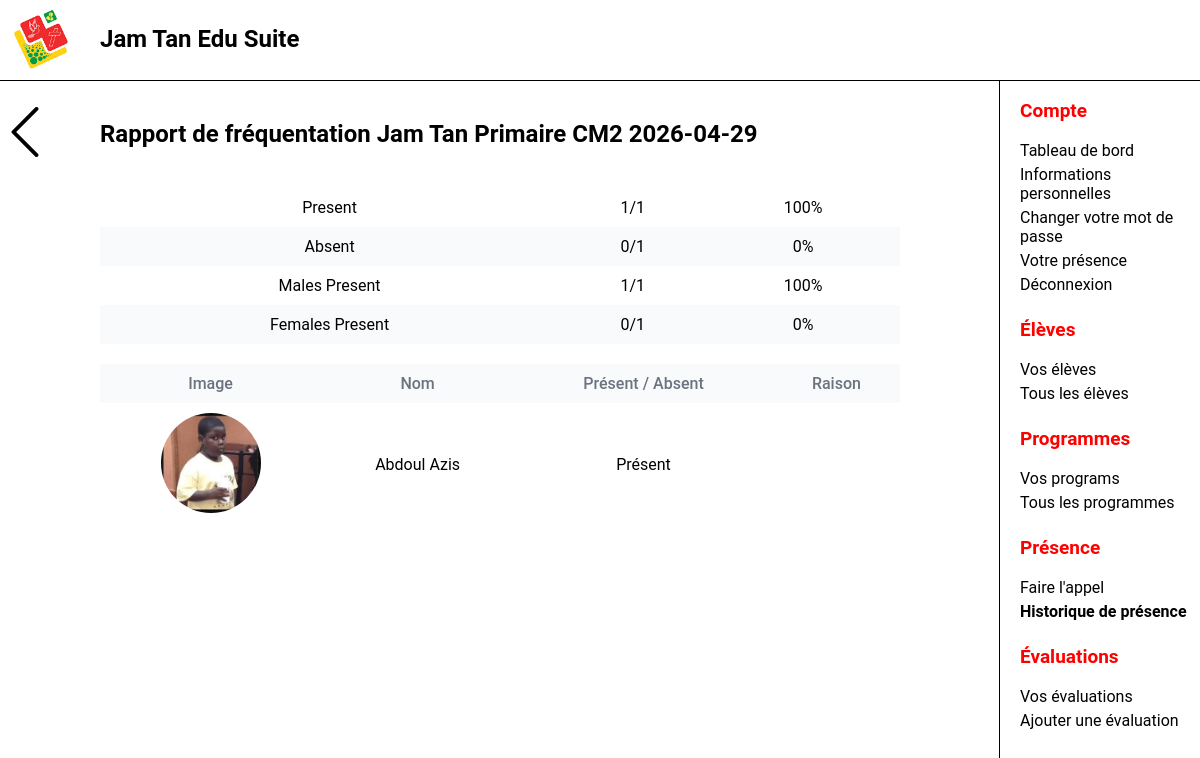
Page /views/TextReport.php?attendance_id=1 (signed in) on the committed database.
### tables this page shows
CREATE TABLE StudentAttendance (
AttendanceID INTEGER NOT NULL PRIMARY KEY AUTO_INCREMENT,
AttendanceDate DATE NOT NULL DEFAULT CURRENT_DATE,
Attendance ENUM("Absent", "Present") NOT NULL,
Reason VARCHAR(255),
EnrollmentID INTEGER NOT NULL,
FOREIGN KEY(EnrollmentID) REFERENCES Enrollment(EnrollmentID)
);

CREATE TABLE ProgramCategory (
CategoryID INTEGER NOT NULL PRIMARY KEY AUTO_INCREMENT,
CategoryName VARCHAR(100) NOT NULL 
);

CREATE TABLE Program (
ProgramID INTEGER NOT NULL PRIMARY KEY AUTO_INCREMENT,
ProgramName VARCHAR(100) NOT NULL,
MinAge INTEGER UNSIGNED,
MaxAge INTEGER UNSIGNED,
CategoryID INTEGER,
FOREIGN KEY (CategoryID) REFERENCES ProgramCategory(CategoryID)
);

CREATE TABLE Student (
StudentID INTEGER NOT NULL PRIMARY KEY AUTO_INCREMENT,
StudentFirstName VARCHAR(60) NOT NULL,
StudentLastName VARCHAR(60) NOT NULL,
StudentBirthDate DATE NOT NULL,
StudentTown VARCHAR(60) NOT NULL,
StudentGender ENUM("Male", "Female"),
StudentSchool_Year TINYINT UNSIGNED NOT NULL DEFAULT 0,
StudentPicture VARCHAR(255) NOT NULL DEFAULT 'default',
Contact1 VARCHAR(8) NOT NULL,
Contact2 VARCHAR(8),
FatherFirst_Name VARCHAR(60) NOT NULL,
FatherLast_Name VARCHAR(60) NOT NULL,
MotherFirst_Name VARCHAR(60) NOT NULL,
MotherLast_Name VARCHAR(60) NOT NULL
);

### locales/Translate.php (called while the page is built, shortened)
<?php
class Translate{
    private $Language;
    public function __construct(Language $Language)
    {
        $this->Language = $Language;
    }
    public function Translate(?string $word = null)
    {
        $word = $word ?? '';
        if ($word == ''){
            return $word;
        }
        else {
            return $this->Language->GetEquivalent($word);
        }
    }
}
?>

### locales/French.php (called while the page is built)
<?php
class French implements Language {
    public function GetEquivalent($word): string {
        $dictionary = [
            "January" => "Janvier",
            "February" => "Février",
            "March" => "Mars",
            "April" => "Avril",
            "May" => "Mai",
            "June" => "Juin",
            "July" => "Juillet",
            "August" => "Août",
            "September" => "Septembre",
            "October" => "Octobre",
            "November" => "Novembre",
            "December"=> "Décembre",
            "Mr" => "M",
            "Mrs" => "Mme",
            "Ms" => "Mlle",
            "Pass" => "Réussite",
            "Fail" => "Échec",
            "Present" => "Présent",
            "Absent" => "Absent",
            "Exam" => "Examen",
            "Assignment" => "Devoir"
        ];
        return $dictionary[$word] ?? $word;
    }
}
?>

### views/TextReport.php (the view, shortened to what this page needs)
<?php
require("../controllers/db.php");
require_once("../locales/French.php");
require_once("../locales/Translate.php");
$French = new Translate (new French);
$AttendanceID = $_GET['attendance_id'] ?? null;
$GetAttendance = $conn->prepare("SELECT StudentAttendance.AttendanceDate,
Program.ProgramName, ProgramCategory.CategoryName
FROM StudentAttendance
INNER JOIN Enrollment
ON StudentAttendance.EnrollmentID = Enrollment.EnrollmentID
INNER JOIN Program
ON Enrollment.ProgramID = Program.ProgramID
INNER JOIN ProgramCategory
ON Program.CategoryID = ProgramCategory.CategoryID
WHERE StudentAttendance.AttendanceID = ?");
$GetAttendance->execute([$AttendanceID]);
$AttendanceInfo = $GetAttendance->fetch(PDO::FETCH_ASSOC);
$GetAttendances = "SELECT StudentAttendance.Attendance,
Student.StudentFirstName, Student.StudentLastName,
Student.StudentPicture, Student.StudentGender,
StudentAttendance.Reason
FROM Student INNER JOIN Enrollment
ON Student.StudentID = Enrollment.StudentID
INNER JOIN StudentAttendance
ON Enrollment.EnrollmentID = StudentAttendance.EnrollmentID
WHERE StudentAttendance.AttendanceID = ?";
$stmt = $conn->prepare($GetAttendances);
$stmt->execute([$AttendanceID]);
$Attendances = $stmt->fetchAll(PDO::FETCH_ASSOC);
$Statistics =
["Present" => ["Name" => "Present", "Score" => 0, "Percentage" => 0],
"Absent" => ["Name" => "Absent", "Score" => 0, "Percentage" => 0],
"Males Present" => ["Name" => "Males Present", "Score" => 0, "Percentage" => 0],
"Females Present" => ["Name" => "Females Present", "Score" => 0, "Percentage" => 0],
"Total Males" => ["Name" => "Total Males", "Score" => 0, "Percentage" => 0],
"Total Females" => ["Name" => "Total Females", "Score" => 0, "Percentage" => 0],
"Total" => ["Name" => "Total", "Score" => 0, "Percentage" => 0]];
foreach ($Attendances as $Attendance){
    if($Attendance["StudentGender"] == "Male"){
        $Statistics["Total Males"]["Score"] ++;
    }
    if ($Attendance["StudentGender"] == "Male" && $Attendance["Attendance"] == "Present") {
        $Statistics["Males Present"]["Score"] ++;
        $Statistics["Present"]["Score"] ++;
    }
}
$Statistics["Present"]["Percentage"] = ($Statistics["Present"]["Score"]/($Statistics["Total Males"]["Score"] + $Statistics["Total Females"]["Score"]))*100;
$Statistics["Absent"]["Percentage"] = (100 - $Statistics["Present"]["Percentage"]);
$Statistics["Total"]["Score"] = ($Statistics["Total Males"]["Score"] + $Statistics["Total Females"]["Score"]);
if($Statistics["Total Males"]["Score"] != 0){
    $Statistics["Males Present"]["Percentage"] = ($Statistics["Males Present"]["Score"]/$Statistics["Total Males"]["Score"])*100;
}
?>
<!DOCTYPE html>
<html lang="en">
<head>
    <link rel="stylesheet" href="css/Table.css">
    <link rel="stylesheet" href="css/ProfilePictureSmall.css">
</head>
<body>
    <div id="main">
        <h2>
            <?= htmlspecialchars("Rapport de fréquentation " . $AttendanceInfo["CategoryName"] . " " . $AttendanceInfo["ProgramName"] . " " . $AttendanceInfo["AttendanceDate"])?>
        </h2>
        <div class="table-container">
        <table>
                <tr>
                    <td>
                        <?= htmlspecialchars($Statistics["Present"]["Name"])?>
                    </td>
                    <td>
                        <?= htmlspecialchars($Statistics["Present"]["Score"]) . "/" . $Statistics["Total"]["Score"]?>
                    </td>
                    <td>
                        <?= htmlspecialchars($Statistics["Present"]["Percentage"]) . "%"?>
                    </td>
                </tr>
                <tr>
                    <td>
                        <?= htmlspecialchars($Statistics["Absent"]["Name"])?>
                    </td>
                    <td>
                        <?= htmlspecialchars($Statistics["Absent"]["Score"]) . "/" . $Statistics["Total"]["Score"]?>
                    </td>
                    <td>
                        <?= htmlspecialchars($Statistics["Absent"]["Percentage"]) . "%"?>
                    </td>
                </tr>
                <tr>
                    <td>
                        <?= htmlspecialchars($Statistics["Males Present"]["Name"])?>
                    </td>
                    <td>
                        <?= htmlspecialchars($Statistics["Males Present"]["Score"]) . "/" . $Statistics["Total"]["Score"]?>
                    </td>
                    <td>
                        <?= htmlspecialchars($Statistics["Males Present"]["Percentage"]) . "%"?>
                    </td>
                </tr>
                <tr>
                    <td>
                        <?= htmlspecialchars($Statistics["Females Present"]["Name"])?>
                    </td>
                    <td>
                        <?= htmlspecialchars($Statistics["Females Present"]["Score"]) . "/" . $Statistics["Total"]["Score"]?>
                    </td>
                    <td>
                        <?= htmlspecialchars($Statistics["Females Present"]["Percentage"]) . "%"?>
                    </td>
                </tr>
        </table>
        </div>
        <div class="table-container">
        <table>
            <thead>
            <tr>
                <th>Image</th>
                <th>Nom</th>
                <th>Présent / Absent</th>
                <th>Raison</th>
            </tr>
            </thead>
            <?php foreach ($Attendances as $Attendance): ?>
            <tbody>
            <tr>
                <td>
                        <img
                            class="profile-picture"
                            src="../StudentImages/<?= htmlspecialchars($Attendance["StudentPicture"]) ?>.jpg"
                            alt=""
                        >
                </td>
                <td>
                    <?= htmlspecialchars($Attendance["StudentLastName"] . " " . $Attendance["StudentFirstName"]) ?>
                </td>
                <td>
                    <?= htmlspecialchars($French->Translate($Attendance["Attendance"]))?>
                </td>
                <td>
                </td>
            </tr>
            </tbody>
            <?php endforeach; ?>
        </table>
        </div>
    </div>
</body>
</html>

### nav/nav.css (style rules this page uses)
html, body { margin: 0; padding: 0; font-family: 'Roboto', sans-serif; }
#logo { height: 70px; position: fixed; }
#topbar { top: 0; z-index: 1; width: 100vw; height: 70px; position: fixed; background-color: white; display: flex; border-bottom: thin solid; padding: 5px; }
#app_title { position: fixed; margin-left: 95px; display: block; }
#main { padding-top: 100px; margin-right: 300px; margin-left: 100px; }
#sidebar_menu { position: fixed; width: 200px; padding-top: 80px; border-left:solid black; border-width: thin; height: calc(100vh - 80px); overflow-y: auto; right: 0px; }
#sidebar_menu a { text-decoration: none; font-size: 16px; padding-bottom: 5px; color: black; display: block; padding-left: 20px; }
#sidebar_menu p { color: red; font-weight: bold; font-size: 19px; padding-left: 20px; }
h2 { padding-bottom: 20px; }
#topbar { visibility: visible; }
#sidebar_menu { display: block; }

### views/css/Table.css (style rules this page uses)
.table-container { overflow-x: auto; white-space: nowrap; display: block; padding-bottom: 20px; }
table { width: 100%; border-collapse: collapse; font-size: 16px; text-align: center; }
table thead { background: #f9fafb; }
table th, td { padding: 10px; }
table th { font-weight: 500; color: #6b7280; }
table tbody tr:nth-child(even) { background: #f9fafb; }

### views/css/ProfilePictureSmall.css (style rules this page uses)
.profile-picture { height: 100px; width: 100px; border-radius: 50%; object-fit: cover; object-position: center; }

### views/TextReport.php (style rules this page uses)
#s_attendance_history { font-weight: bold; }

### rows in the picture
studentattendance: AttendanceDate.ProgramName "Rapport de fréquentation Jam Tan Primaire CM2 2026-04-29"
student: StudentPicture (picture), StudentLastName+StudentFirstName "Abdoul Azis", studentattendance.Attendance "Présent"

### other values in the picture
$Statistics["Present"]["Name"] "Present"
$Statistics["Present"]["Score"] "1"
$Statistics["Total"]["Score"] "1"
$Statistics["Present"]["Percentage"] "100"
$Statistics["Absent"]["Name"] "Absent"
$Statistics["Absent"]["Score"] "0"
$Statistics["Absent"]["Percentage"] "0"
$Statistics["Males Present"]["Name"] "Males Present"
$Statistics["Males Present"]["Score"] "1"
$Statistics["Males Present"]["Percentage"] "100"
$Statistics["Females Present"]["Name"] "Females Present"
$Statistics["Females Present"]["Score"] "0"
$Statistics["Females Present"]["Percentage"] "0"
